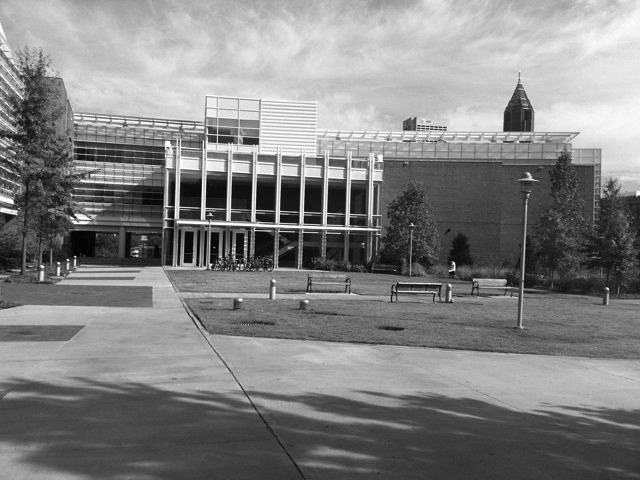
%> input picture ps4/input/simA.jpg, 640 x 480 px
$ octave --eval "harris_corner;"   (GNU Octave 9; MATLAB toolbox functions it lacks are replaced by stand-ins)
%> lines starting %> are read from the running program, lines starting %| are printed output that depends on the picture
function[] = harris_corner()
    imgA = imread(fullfile('G:\ps4\input\', 'simA.jpg'));
%> imgA is the input picture: size 480x640 uint8; min 0, max 255, mean 130.6
    G = fspecial('gaussian',[1 5],2);
    imgA_x = imfilter(imgA,G);
    [Gx,temp] = imgradientxy(imgA_x);
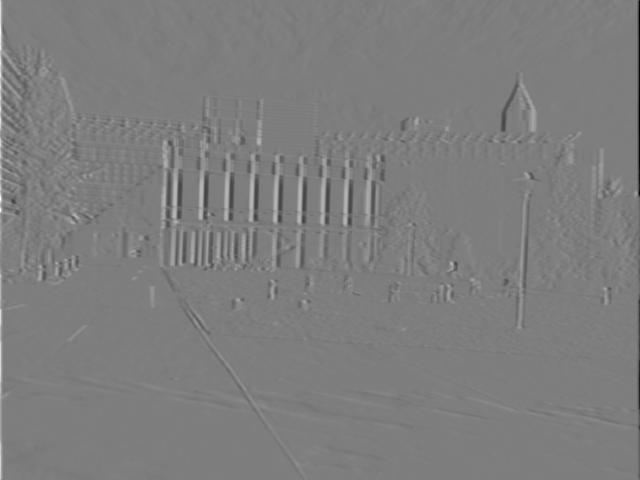
%> Gx: size 480x640 double; min -840, max 861, mean 0.1; drawn with min black and max white
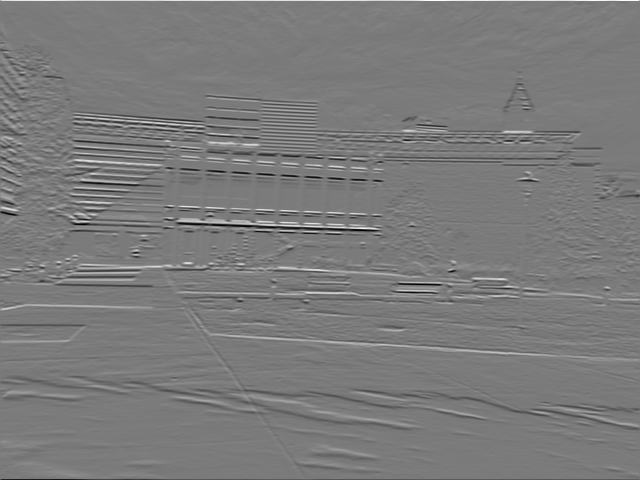
%> temp: size 480x640 double; min -846, max 903, mean -0.9; drawn with min black and max white
    G =  fspecial('gaussian',[5 1],2);
    imgA_y = imfilter(imgA,G);
    [temp,Gy] = imgradientxy(imgA_y);
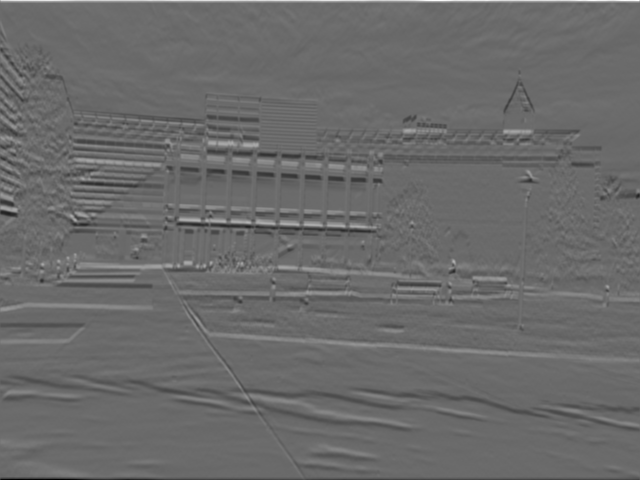
%> Gy: size 480x640 double; min -565, max 783, mean -0.5; drawn with min black and max white
%    imshow(Gx);
%    imshow(Gy);
    squared_xx = Gx.*Gx;
    squared_yy = Gy.*Gy;
    squared_xy = Gx.*Gy;
    G2 = fspecial('gaussian',[7 7],2);
    squared_xx = im2double(imfilter(squared_xx,G2));
    squared_yy = im2double(imfilter(squared_yy,G2));
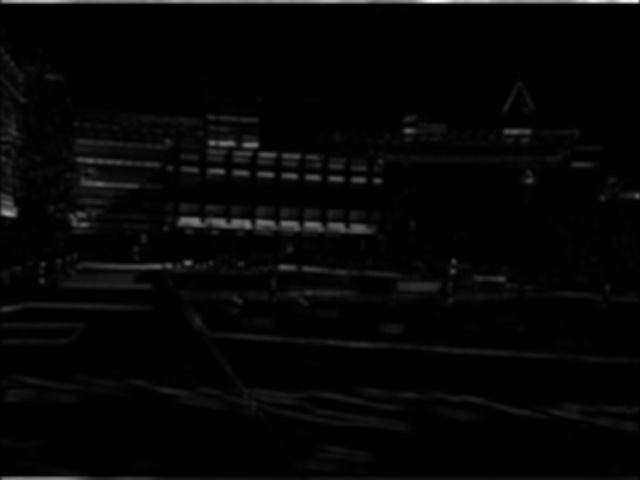
%> squared_yy: size 480x640 double; min 0.866, max 148565.8, mean 3375.4; drawn with min black and max white
    squared_xy = im2double(imfilter(squared_xy,G2));
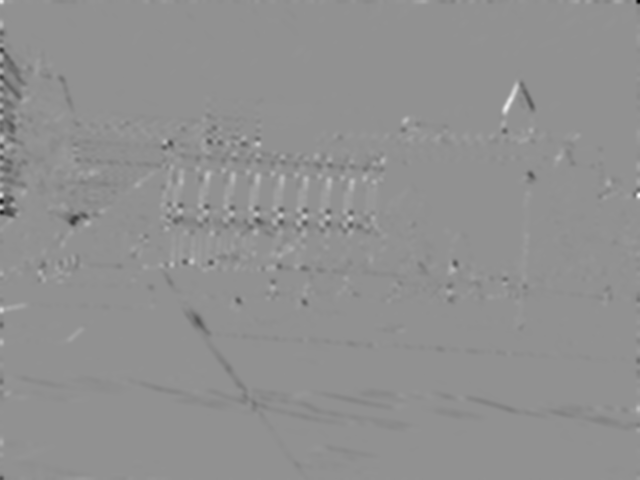
%> squared_xy: size 480x640 double; min -44179.9, max 33217.3, mean -158.5; drawn with min black and max white
    [size_x,size_y] = size(imgA);
%> size_x = 480; size_y = 640
    R = zeros(size_x,size_y);
    for i = 1:size_x
        for j = 1:size_y
            m = [squared_xx(i,j), squared_xy(i,j);squared_xy(i,j),squared_yy(i,j)];
            R(i,j) = det(m) - (0.15*(trace(m)^2));
        end
    end

%    imagesc(R)
%    colorbar
    th = 20000;

    radius = 9;
    sze = 2*radius+1;
    mx = ordfilt2(R,sze^2,ones(sze)); % Grey-scale dilate.
	R = (R==mx)&(R>th);       % Find maxima.
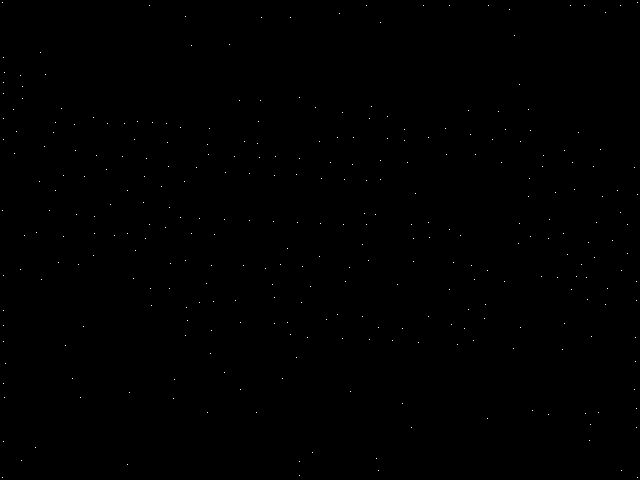
%> R: size 480x640 logical; 0.1% white in thin lines or dots

	[r,c] = find(R);
%> r = 308 values from 3 to 478; c = 308 values from 3 to 638
    size(r)
%> ans = [308 1]
%> `harris_corner;`:
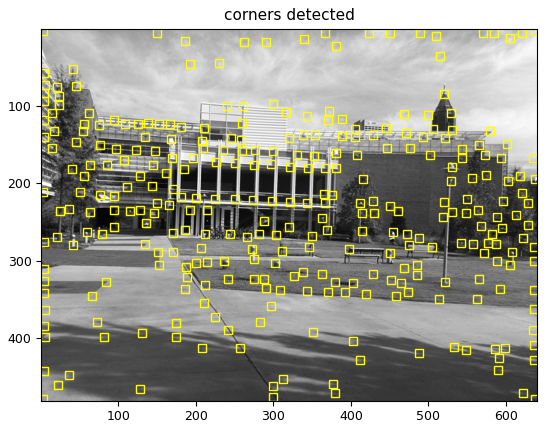
%> figure redrawn from the program's plot data
    figure, imagesc(imgA), axis image, colormap(gray), hold on
	plot(c,r,'ys'), title('corners detected');
end
